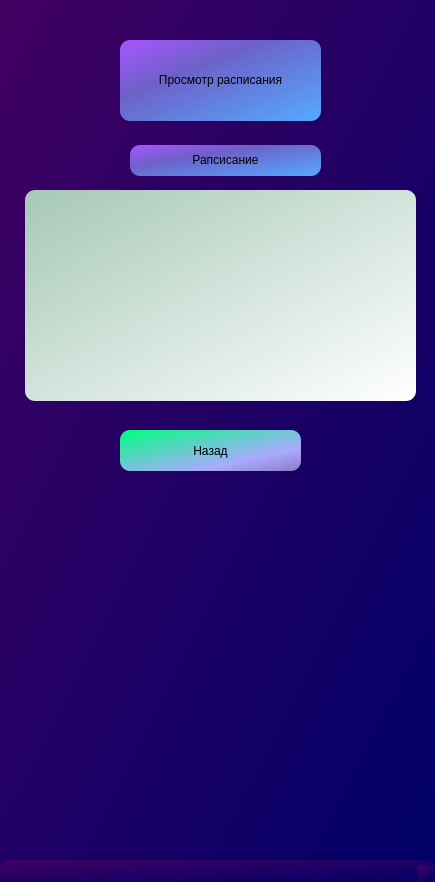
<?xml version="1.0" encoding="UTF-8"?>
<ui version="4.0">
 <class>MainWindow</class>
 <widget class="QMainWindow" name="MainWindow">
  <property name="geometry">
   <rect>
    <x>0</x>
    <y>0</y>
    <width>435</width>
    <height>882</height>
   </rect>
  </property>
  <property name="windowTitle">
   <string>MainWindow</string>
  </property>
  <property name="styleSheet">
   <string notr="true">background-color: qlineargradient(spread:pad, x1:0, y1:0, x2:1, y2:1, stop:0 rgba(65, 0, 98, 255), stop:1 rgba(0, 0, 103, 255));
border-radius: 10px;
</string>
  </property>
  <widget class="QWidget" name="centralwidget">
   <widget class="QPushButton" name="back">
    <property name="geometry">
     <rect>
      <x>120</x>
      <y>430</y>
      <width>181</width>
      <height>41</height>
     </rect>
    </property>
    <property name="styleSheet">
     <string notr="true">background-color: qlineargradient(spread:pad, x1:0, y1:0, x2:1, y2:1, stop:0 rgba(0, 255, 127, 255), stop:0.716418 rgba(170, 170, 255, 255), stop:1 rgba(139, 123, 200, 255));</string>
    </property>
    <property name="text">
     <string>Назад</string>
    </property>
   </widget>
   <widget class="QTextBrowser" name="time_table">
    <property name="geometry">
     <rect>
      <x>25</x>
      <y>190</y>
      <width>391</width>
      <height>211</height>
     </rect>
    </property>
    <property name="styleSheet">
     <string notr="true">background-color: qlineargradient(spread:pad, x1:0, y1:0, x2:1, y2:1, stop:0 rgba(166, 200, 183, 255), stop:1 rgba(255, 255, 255, 255));</string>
    </property>
   </widget>
   <widget class="QLabel" name="label">
    <property name="geometry">
     <rect>
      <x>120</x>
      <y>40</y>
      <width>201</width>
      <height>81</height>
     </rect>
    </property>
    <property name="styleSheet">
     <string notr="true">background-color: qlineargradient(spread:pad, x1:0, y1:0, x2:1, y2:1, stop:0 rgba(170, 85, 255, 255), stop:0.353234 rgba(109, 97, 200, 255), stop:1 rgba(85, 170, 255, 255));</string>
    </property>
    <property name="text">
     <string>&lt;html&gt;&lt;head/&gt;&lt;body&gt;&lt;p align=&quot;center&quot;&gt;Просмотр расписания&lt;/p&gt;&lt;/body&gt;&lt;/html&gt;</string>
    </property>
   </widget>
   <widget class="QLabel" name="lab_tt">
    <property name="geometry">
     <rect>
      <x>130</x>
      <y>145</y>
      <width>191</width>
      <height>31</height>
     </rect>
    </property>
    <property name="styleSheet">
     <string notr="true">background-color: qlineargradient(spread:pad, x1:0, y1:0, x2:1, y2:1, stop:0 rgba(170, 85, 255, 255), stop:0.353234 rgba(109, 97, 200, 255), stop:1 rgba(85, 170, 255, 255));</string>
    </property>
    <property name="text">
     <string>&lt;html&gt;&lt;head/&gt;&lt;body&gt;&lt;p align=&quot;center&quot;&gt;Рапсисание&lt;/p&gt;&lt;/body&gt;&lt;/html&gt;</string>
    </property>
   </widget>
  </widget>
  <widget class="QMenuBar" name="menubar">
   <property name="geometry">
    <rect>
     <x>0</x>
     <y>0</y>
     <width>435</width>
     <height>26</height>
    </rect>
   </property>
  </widget>
  <widget class="QStatusBar" name="statusbar"/>
 </widget>
 <resources/>
 <connections/>
</ui>
